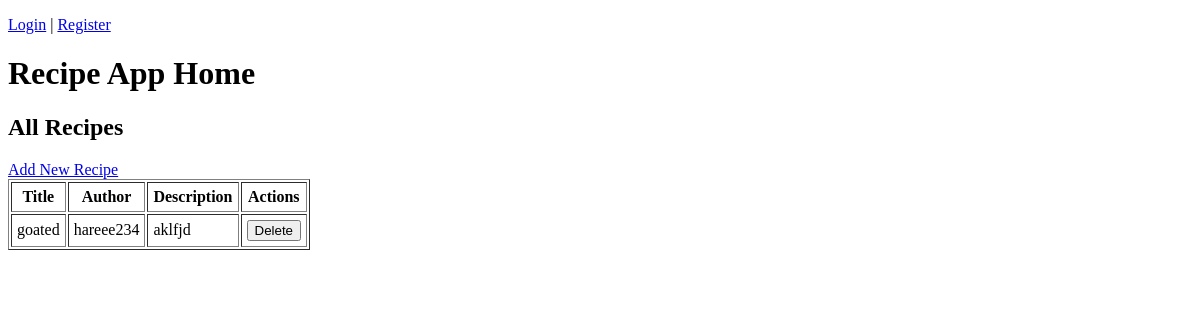
Page /recipes on the earlier database version.
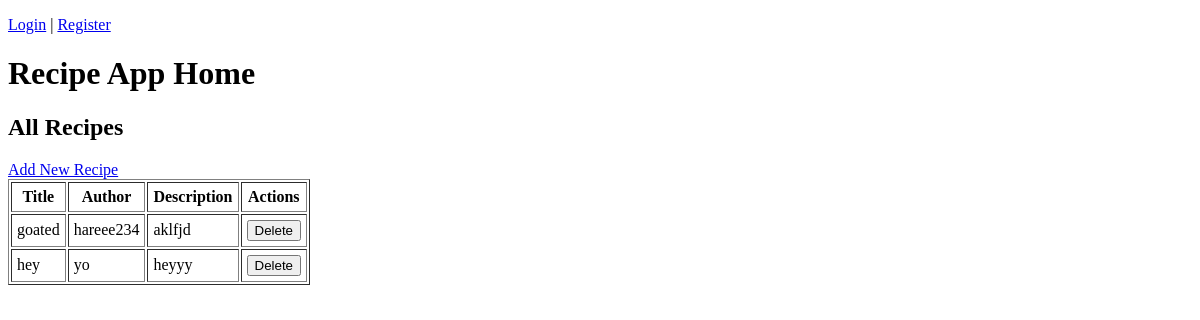
Same page on the later database version.
### app/models.py (models this page shows)
class Recipe(db.Model):
    id = db.Column(db.Integer, primary_key=True)
    title = db.Column(db.String(200), nullable=False)
    description = db.Column(db.Text, nullable=False)
    ingredients = db.Column(db.Text, nullable=False)
    instructions = db.Column(db.Text, nullable=False)
    created_at = db.Column(db.DateTime(timezone=True), server_default=func.now())
    user_id = db.Column(db.Integer, db.ForeignKey('user.id'), nullable=False)

class User(UserMixin, db.Model):
    id = db.Column(db.Integer, primary_key=True)
    username = db.Column(db.String(100), unique=True, nullable=False)
    email = db.Column(db.String(120), unique=True, nullable=False)
    password = db.Column(db.String(200), nullable=False)
    recipes = db.relationship('Recipe', backref='author', lazy=True)

### app/routes.py (the view)
@app.route('/recipes')
def recipes():
    all_recipes = Recipe.query.all()
    user = get_current_user()
    return render_template('recipes.html', recipes=all_recipes, user=user)

### app/routes.py (called while the page is built)
def get_current_user():
    user_id = session.get('user_id')
    return User.query.get(user_id) if user_id else None

### app/templates/recipes.html (shortened to what this page needs)
{% extends "base.html" %}
{% block content %}
<h2>All Recipes</h2>
<a href="{{ url_for('add_recipe') }}">Add New Recipe</a>
{% if recipes %}
<table border="1" cellpadding="5">
  <thead>
    <tr>
      <th>Title</th>
      <th>Author</th>
      <th>Description</th>
      <th>Actions</th>
    </tr>
  </thead>
  <tbody>
  {% for recipe in recipes %}
    <tr>
      <td>{{ recipe.title }}</td>
      <td>{{ recipe.author.username }}</td>
      <td>{{ recipe.description }}</td>
      <td>
        <form id="delete-form-{{ recipe.id }}" action="{{ url_for('delete_recipe', recipe_id=recipe.id) }}" method="POST" style="display:inline;">
          <button type="submit" onclick='return confirm("Delete {{ recipe.title }}?");'>Delete</button>
        </form>
      </td>
    </tr>
  {% endfor %}
  </tbody>
</table>
{% else %}
<p>No recipes found. <a href="{{ url_for('add_recipe') }}">Add one now.</a></p>
{% endif %}
{% endblock %}

### app/templates/base.html (shortened to what this page needs)
<!DOCTYPE html>
<html lang="en">
<head>
</head>
<body>
    {% if user %}
        <p>Welcome, {{ user.username }}! <a href="{{ url_for('logout') }}">Logout</a></p>
    {% else %}
        <p>
            <a href="{{ url_for('login') }}">Login</a> |
            <a href="{{ url_for('register') }}">Register</a>
        </p>
    {% endif %}
    <h1>Recipe App Home</h1>
    {% block content %}{% endblock %}
</body>
</html>

Differences in the rows shown:
added Recipe: title "hey", author.username "yo", description "heyyy"
